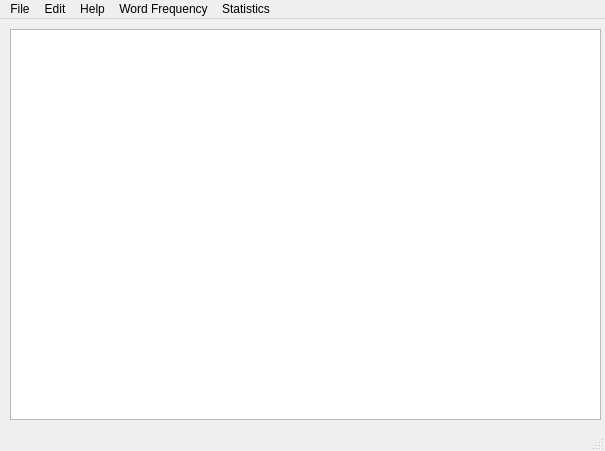
<?xml version="1.0" encoding="UTF-8"?>
<ui version="4.0">
 <class>Notepad</class>
 <widget class="QMainWindow" name="Notepad">
  <property name="geometry">
   <rect>
    <x>0</x>
    <y>0</y>
    <width>605</width>
    <height>451</height>
   </rect>
  </property>
  <property name="windowTitle">
   <string>Notepad</string>
  </property>
  <widget class="QWidget" name="centralwidget">
   <widget class="QTextEdit" name="editor">
    <property name="geometry">
     <rect>
      <x>10</x>
      <y>10</y>
      <width>591</width>
      <height>391</height>
     </rect>
    </property>
   </widget>
  </widget>
  <widget class="QMenuBar" name="menubar">
   <property name="geometry">
    <rect>
     <x>0</x>
     <y>0</y>
     <width>605</width>
     <height>17</height>
    </rect>
   </property>
   <widget class="QMenu" name="menuFile">
    <property name="title">
     <string>File</string>
    </property>
    <widget class="QMenu" name="menuPrint">
     <property name="title">
      <string>Print</string>
     </property>
     <addaction name="actionPrintDoc"/>
     <addaction name="actionSave_as_PDF"/>
    </widget>
    <addaction name="actionNew"/>
    <addaction name="actionOpen"/>
    <addaction name="actionSave"/>
    <addaction name="actionSave_As"/>
    <addaction name="separator"/>
    <addaction name="menuPrint"/>
    <addaction name="separator"/>
    <addaction name="actionExit"/>
   </widget>
   <widget class="QMenu" name="menuEdit">
    <property name="title">
     <string>Edit</string>
    </property>
    <addaction name="actionFont"/>
    <addaction name="actionUpperCase"/>
    <addaction name="actionLowerCase"/>
    <addaction name="actionWordCount"/>
   </widget>
   <widget class="QMenu" name="menuHelp">
    <property name="title">
     <string>Help</string>
    </property>
    <addaction name="actionAbout"/>
   </widget>
   <widget class="QMenu" name="menuWord_Frequency">
    <property name="title">
     <string>Word Frequency</string>
    </property>
    <addaction name="actionGraph"/>
   </widget>
   <widget class="QMenu" name="menuStatistics">
    <property name="title">
     <string>Statistics</string>
    </property>
    <addaction name="actionGenerate_Statistical_File"/>
    <addaction name="actionWord_Frequency"/>
   </widget>
   <addaction name="menuFile"/>
   <addaction name="menuEdit"/>
   <addaction name="menuHelp"/>
   <addaction name="menuWord_Frequency"/>
   <addaction name="menuStatistics"/>
  </widget>
  <widget class="QStatusBar" name="statusBar"/>
  <action name="actionNew">
   <property name="text">
    <string>New</string>
   </property>
   <property name="shortcut">
    <string>Ctrl+N</string>
   </property>
  </action>
  <action name="actionOpen">
   <property name="text">
    <string>Open</string>
   </property>
   <property name="shortcut">
    <string>Ctrl+O</string>
   </property>
  </action>
  <action name="actionSave">
   <property name="text">
    <string>Save</string>
   </property>
   <property name="shortcut">
    <string>Ctrl+S</string>
   </property>
  </action>
  <action name="actionSave_As">
   <property name="text">
    <string>Save As</string>
   </property>
  </action>
  <action name="actionExit">
   <property name="text">
    <string>Exit</string>
   </property>
  </action>
  <action name="actionPrintDoc">
   <property name="text">
    <string>Print</string>
   </property>
  </action>
  <action name="actionSave_as_PDF">
   <property name="text">
    <string>Save as PDF</string>
   </property>
  </action>
  <action name="actionFont">
   <property name="text">
    <string>Font</string>
   </property>
  </action>
  <action name="actionAbout">
   <property name="text">
    <string>About</string>
   </property>
  </action>
  <action name="actionGraph">
   <property name="text">
    <string>Graph</string>
   </property>
  </action>
  <action name="actionUpperCase">
   <property name="text">
    <string>Upper Case</string>
   </property>
  </action>
  <action name="actionLowerCase">
   <property name="text">
    <string>Lower Case</string>
   </property>
  </action>
  <action name="actionWordCount">
   <property name="text">
    <string>Word Count</string>
   </property>
  </action>
  <action name="actionGenerate_Statistical_File">
   <property name="text">
    <string>Generate Statistical File</string>
   </property>
  </action>
  <action name="actionWord_Frequency">
   <property name="text">
    <string>Word Frequency</string>
   </property>
  </action>
 </widget>
 <resources/>
 <connections/>
</ui>
